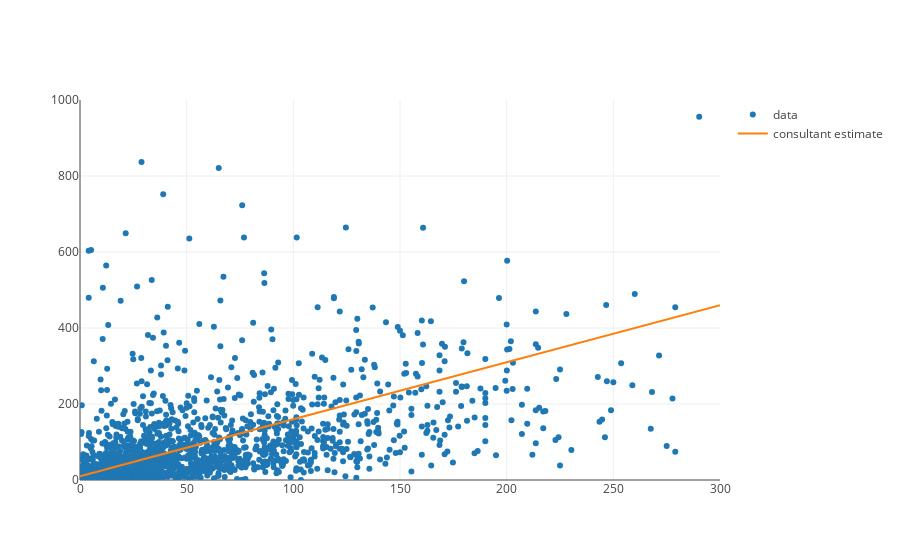

The code cell stored with this chart in its notebook:
### Markdown cell above
Let's plot the consultant estimated revenue to see visually if his estimates line up.

### Code cell
from plotly.offline import iplot, init_notebook_mode
init_notebook_mode(connected=True)

from graph import trace_values, m_b_trace, plot
budgets = list(map(lambda movie: movie['budget_2013$'], scaled_movies))
domestic_revenues = list(map(lambda movie: movie['domgross_2013$'], scaled_movies))
titles = list(map(lambda movie: movie['title'], scaled_movies))

consultant_estimated_revenues = list(map(lambda budget: outside_consultant_predicted_revenue(budget),budgets))
movies_trace = trace_values(budgets, consultant_estimated_revenues, mode='line', name = 'consultant estimate')
plot([revenues_per_budgets, movies_trace], revenues_layout)

### Figure 1 — Plotly figure (JSON) as saved in the notebook; plotly's stock layout.template omitted (floating-point values rounded to 4 significant figures; data arrays with more than 128 entries replaced by an {"elided": "..."} marker saying what was removed)
{"data": [{"mode": "markers", "name": "data", "text": {"elided": "1776 str values"}, "x": {"elided": "1776 float values"}, "y": {"elided": "1776 float values"}}, {"mode": "line", "name": "consultant estimate", "text": [], "x": {"elided": "1776 float values"}, "y": {"elided": "1776 float values"}}], "layout": {"xaxis": {"range": [0, 300]}, "yaxis": {"range": [0, 1000]}}}
